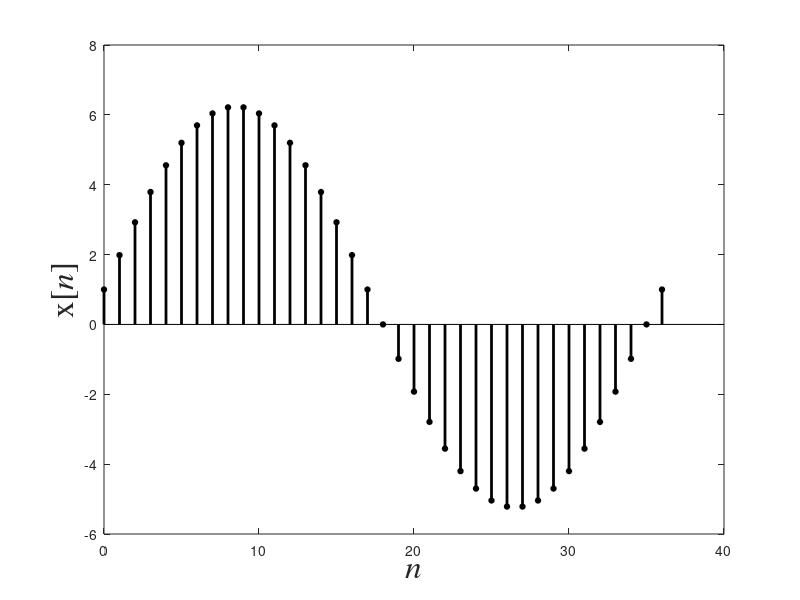

This figure's MATLAB source:
clc; clear all; close all;

n = 0:36 ;
x = cos(2*pi*n/36);

p = stem(n,cumsum(x),'k','filled');
set(p,'LineWidth',2,'MarkerSize',4);
xlabel('\itn','FontName','Times','FontSize',24);
ylabel('x[{\itn}]','FontName','Times','FontSize',24);